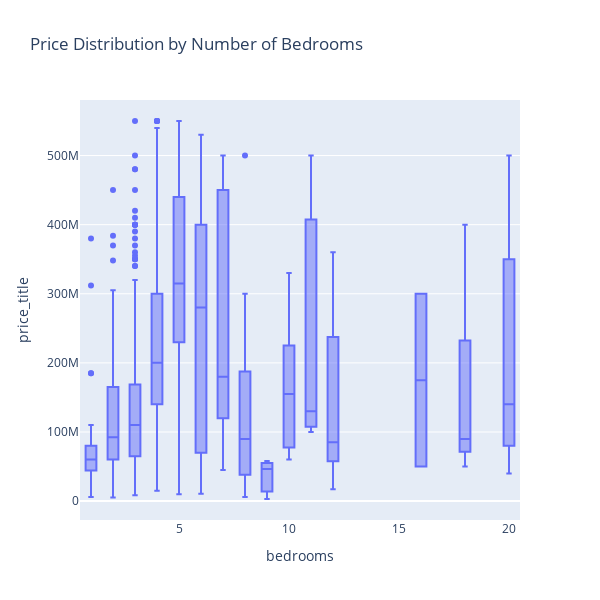

The notebook cell this image was saved under:
### Code cell
# Boxplot: Price by number of bedrooms
fig = px.box(
    df,
    x="bedrooms",
    y="price_title",
    title="Price Distribution by Number of Bedrooms"
    # points="all"
)
fig.update_layout(width=600, height=600)
fig.show()

### Figure 1 — Plotly figure (JSON) as saved in the notebook; plotly's stock layout.template omitted (floating-point values rounded to 4 significant figures; data arrays with more than 128 entries replaced by an {"elided": "..."} marker saying what was removed)
{"data": [{"alignmentgroup": "True", "hovertemplate": "bedrooms=%{x}<br>price_title=%{y}<extra></extra>", "legendgroup": "", "marker": {"color": "#636efa"}, "name": "", "notched": false, "offsetgroup": "", "orientation": "v", "showlegend": false, "type": "box", "x": {"elided": "1245 int values"}, "x0": " ", "xaxis": "x", "y": {"elided": "1245 float values"}, "y0": " ", "yaxis": "y"}], "layout": {"boxmode": "group", "height": 600, "legend": {"tracegroupgap": 0}, "title": {"text": "Price Distribution by Number of Bedrooms"}, "width": 600, "xaxis": {"anchor": "y", "domain": [0, 1], "title": {"text": "bedrooms"}}, "yaxis": {"anchor": "x", "domain": [0, 1], "title": {"text": "price_title"}}}}
